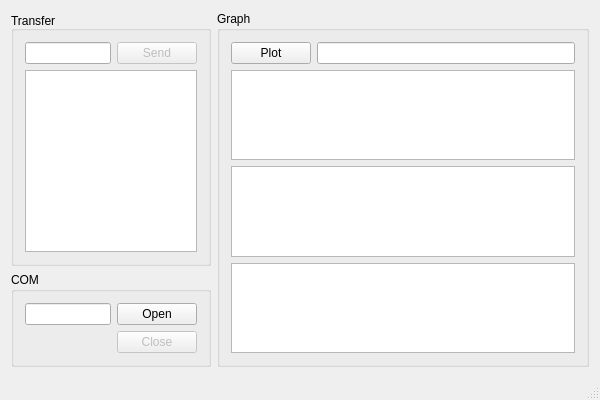
<?xml version="1.0" encoding="UTF-8"?>
<ui version="4.0">
 <class>MainWindow</class>
 <widget class="QMainWindow" name="MainWindow">
  <property name="geometry">
   <rect>
    <x>0</x>
    <y>0</y>
    <width>600</width>
    <height>400</height>
   </rect>
  </property>
  <property name="sizePolicy">
   <sizepolicy hsizetype="Minimum" vsizetype="Preferred">
    <horstretch>0</horstretch>
    <verstretch>0</verstretch>
   </sizepolicy>
  </property>
  <property name="minimumSize">
   <size>
    <width>600</width>
    <height>400</height>
   </size>
  </property>
  <property name="windowTitle">
   <string>TestAPP</string>
  </property>
  <property name="windowIcon">
   <iconset>
    <normaloff>../../../Pictures/Icons/Miscellaneous/ICO/Petnica Logo.ico</normaloff>../../../Pictures/Icons/Miscellaneous/ICO/Petnica Logo.ico</iconset>
  </property>
  <widget class="QWidget" name="centralWidget">
   <layout class="QGridLayout" name="gridLayout">
    <item row="0" column="0">
     <widget class="QGroupBox" name="gb_Transfer">
      <property name="sizePolicy">
       <sizepolicy hsizetype="Maximum" vsizetype="Preferred">
        <horstretch>0</horstretch>
        <verstretch>0</verstretch>
       </sizepolicy>
      </property>
      <property name="minimumSize">
       <size>
        <width>200</width>
        <height>0</height>
       </size>
      </property>
      <property name="maximumSize">
       <size>
        <width>200</width>
        <height>16777215</height>
       </size>
      </property>
      <property name="title">
       <string>Transfer</string>
      </property>
      <property name="alignment">
       <set>Qt::AlignBottom|Qt::AlignLeading|Qt::AlignLeft</set>
      </property>
      <layout class="QGridLayout" name="gridLayout_2">
       <item row="0" column="0">
        <widget class="QLineEdit" name="lineEdit">
         <property name="enabled">
          <bool>true</bool>
         </property>
        </widget>
       </item>
       <item row="0" column="1">
        <widget class="QPushButton" name="btn_Send">
         <property name="enabled">
          <bool>false</bool>
         </property>
         <property name="text">
          <string>Send</string>
         </property>
        </widget>
       </item>
       <item row="2" column="0" colspan="2">
        <widget class="QPlainTextEdit" name="pte_Data">
         <property name="enabled">
          <bool>true</bool>
         </property>
         <property name="undoRedoEnabled">
          <bool>false</bool>
         </property>
         <property name="readOnly">
          <bool>false</bool>
         </property>
        </widget>
       </item>
      </layout>
      <zorder>pte_Data</zorder>
      <zorder>lineEdit</zorder>
      <zorder>btn_Send</zorder>
     </widget>
    </item>
    <item row="1" column="0">
     <widget class="QGroupBox" name="gb_COM">
      <property name="sizePolicy">
       <sizepolicy hsizetype="Maximum" vsizetype="Preferred">
        <horstretch>0</horstretch>
        <verstretch>0</verstretch>
       </sizepolicy>
      </property>
      <property name="minimumSize">
       <size>
        <width>200</width>
        <height>0</height>
       </size>
      </property>
      <property name="maximumSize">
       <size>
        <width>200</width>
        <height>400</height>
       </size>
      </property>
      <property name="title">
       <string>COM</string>
      </property>
      <layout class="QGridLayout" name="gridLayout_3">
       <item row="2" column="2">
        <widget class="QPushButton" name="btn_Close">
         <property name="enabled">
          <bool>false</bool>
         </property>
         <property name="text">
          <string>Close</string>
         </property>
        </widget>
       </item>
       <item row="1" column="2">
        <widget class="QPushButton" name="btn_Open">
         <property name="text">
          <string>Open</string>
         </property>
        </widget>
       </item>
       <item row="1" column="0">
        <widget class="QLineEdit" name="tb_COM"/>
       </item>
      </layout>
     </widget>
    </item>
    <item row="0" column="1" rowspan="2">
     <widget class="QGroupBox" name="gb_Graph">
      <property name="title">
       <string>Graph</string>
      </property>
      <layout class="QFormLayout" name="formLayout">
       <item row="0" column="0">
        <widget class="QPushButton" name="btn_Plot">
         <property name="sizePolicy">
          <sizepolicy hsizetype="Fixed" vsizetype="Fixed">
           <horstretch>0</horstretch>
           <verstretch>0</verstretch>
          </sizepolicy>
         </property>
         <property name="text">
          <string>Plot</string>
         </property>
        </widget>
       </item>
       <item row="0" column="1">
        <widget class="QLineEdit" name="le_Res">
         <property name="readOnly">
          <bool>true</bool>
         </property>
        </widget>
       </item>
       <item row="2" column="0" colspan="2">
        <widget class="QGraphicsView" name="gv_Input">
         <property name="enabled">
          <bool>true</bool>
         </property>
         <property name="sizePolicy">
          <sizepolicy hsizetype="Expanding" vsizetype="Expanding">
           <horstretch>0</horstretch>
           <verstretch>0</verstretch>
          </sizepolicy>
         </property>
        </widget>
       </item>
       <item row="3" column="0" colspan="2">
        <widget class="QGraphicsView" name="gv_Decode">
         <property name="enabled">
          <bool>true</bool>
         </property>
        </widget>
       </item>
       <item row="4" column="0" colspan="2">
        <widget class="QGraphicsView" name="gv_Result"/>
       </item>
      </layout>
     </widget>
    </item>
   </layout>
  </widget>
  <widget class="QStatusBar" name="statusBar"/>
 </widget>
 <layoutdefault spacing="6" margin="11"/>
 <resources/>
 <connections/>
</ui>
